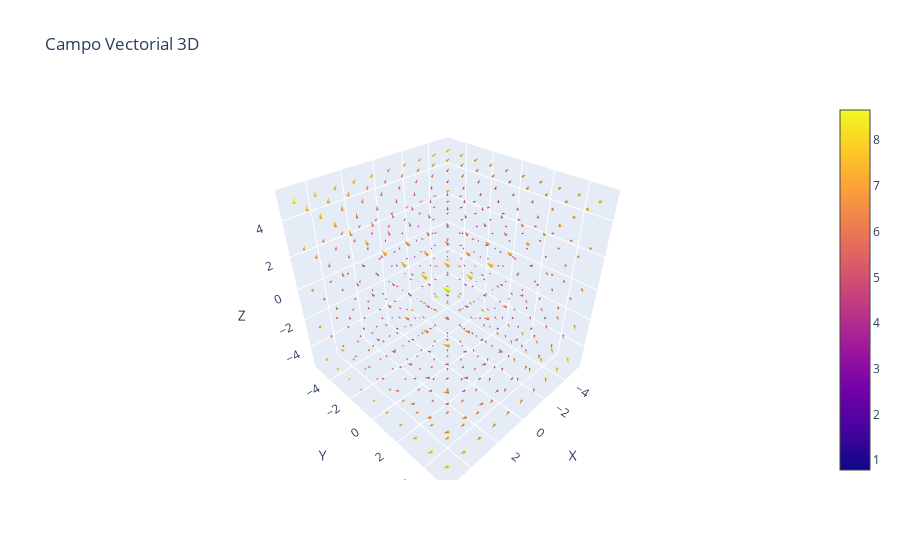

Write notebook code for a chart like this one.
### Markdown cell above
## **2. Visualización interactiva con Plotly o Mayavi**

> * *Explora una visualización interactiva de funciones o campos vectoriales usando Plotly o Mayavi.*
> * *Busca ejemplos de gráficos 3D y describe las herramientas necesarias para realizar estos gráficos en Python.*

Para realizar visualizaciones interactivas de funciones y campos vectoriales en 3D, Plotly y Mayavi son excelentes opciones, cada una con sus propias fortalezas y herramientas necesarias.

### **1. Visualización Interactiva con Plotly**

**Plotly** es una biblioteca en Python ampliamente utilizada para gráficos interactivos, incluyendo gráficos en 3D y visualizaciones de campos vectoriales.

**Ejemplo: Graficar un Campo Vectorial en 3D**

Usaremos **Plotly** para crear un gráfico 3D de un campo vectorial. Supongamos que queremos visualizar un campo vectorial definido por las siguientes funciones:

### $F(x,y,z) = (y, -x, z)$

#### **Código en Python:**

### Code cell
import numpy as np
import plotly.graph_objects as go

# Crear una cuadrícula de puntos 3D
x, y, z = np.meshgrid(
    np.linspace(-5, 5, 10),
    np.linspace(-5, 5, 10),
    np.linspace(-5, 5, 5)
)

# Definir las componentes del campo vectorial
u = y  # Componente en X
v = -x  # Componente en Y
w = z  # Componente en Z

# Crear la figura usando quiver para el campo vectorial
fig = go.Figure(data=go.Cone(
    x=x.flatten(),
    y=y.flatten(),
    z=z.flatten(),
    u=u.flatten(),
    v=v.flatten(),
    w=w.flatten(),
    sizemode="absolute",
    sizeref=1
))

# Configurar visualización
fig.update_layout(
    scene=dict(
        xaxis_title='X',
        yaxis_title='Y',
        zaxis_title='Z'
    ),
    title="Campo Vectorial 3D"
)

# Mostrar el gráfico
fig.show()

### Figure 1 — Plotly figure (JSON) as saved in the notebook; plotly's stock layout.template omitted (floating-point values rounded to 4 significant figures; data arrays with more than 128 entries replaced by an {"elided": "..."} marker saying what was removed)
{"data": [{"sizemode": "absolute", "sizeref": 1, "type": "cone", "u": {"elided": "500 float values"}, "v": {"elided": "500 float values"}, "w": {"elided": "500 float values"}, "x": {"elided": "500 float values"}, "y": {"elided": "500 float values"}, "z": {"elided": "500 float values"}}], "layout": {"scene": {"xaxis": {"title": {"text": "X"}}, "yaxis": {"title": {"text": "Y"}}, "zaxis": {"title": {"text": "Z"}}}, "title": {"text": "Campo Vectorial 3D"}}}
